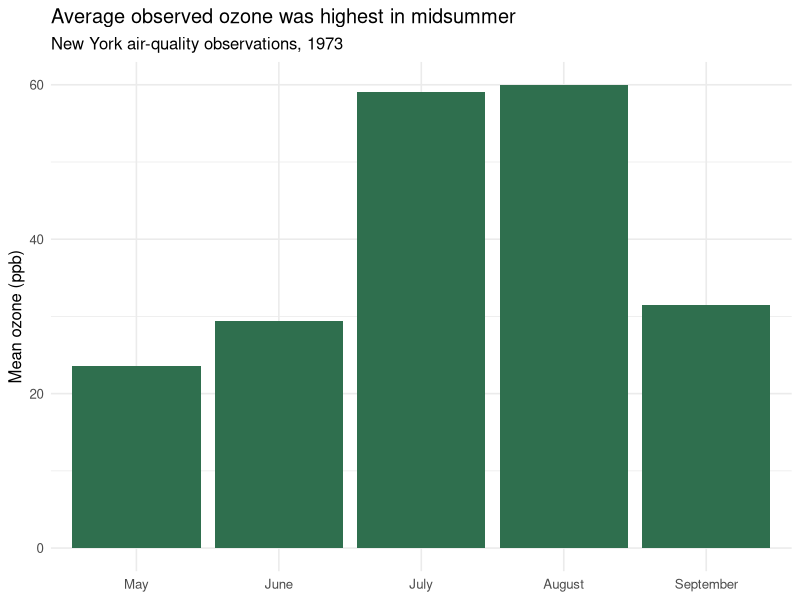

Here is the R script that generated this plot:
## ---- chunk 1
getwd()
list.files()
## ---- chunk 2
library(dplyr)
library(ggplot2)
## ---- chunk 3
policy_target <- 15
observed_reduction <- 12.4
target_met <- observed_reduction >= policy_target

policy_target
target_met
## ---- chunk 4
annual_emissions <- c(42.1, 40.8, 39.5, 37.9, 36.4)
years <- 2021:2025

annual_emissions
mean(annual_emissions)
annual_emissions - min(annual_emissions)
## ---- chunk 5
air <- airquality

head(air)
glimpse(air)
summary(air)
## ---- chunk 6
sum(is.na(air$Ozone))
mean(air$Ozone, na.rm = TRUE)
## ---- chunk 7
monthly_air <- air |>
  filter(!is.na(Ozone)) |>
  mutate(month = factor(
    Month,
    levels = 5:9,
    labels = c("May", "June", "July", "August", "September")
  )) |>
  group_by(month) |>
  summarize(
    days_observed = n(),
    mean_ozone = mean(Ozone),
    max_ozone = max(Ozone),
    .groups = "drop"
  )

monthly_air
## ---- chunk 8
ggplot(monthly_air, aes(x = month, y = mean_ozone)) +
  geom_col(fill = "#2f6f4e") +
  labs(
    title = "Average observed ozone was highest in midsummer",
    subtitle = "New York air-quality observations, 1973",
    x = NULL,
    y = "Mean ozone (ppb)"
  ) +
  theme_minimal(base_size = 12)
## ---- chunk 9
fahrenheit_to_celsius <- function(temperature_f) {
  (temperature_f - 32) * 5 / 9
}

fahrenheit_to_celsius(80)
fahrenheit_to_celsius(air$Temp[1:5])
